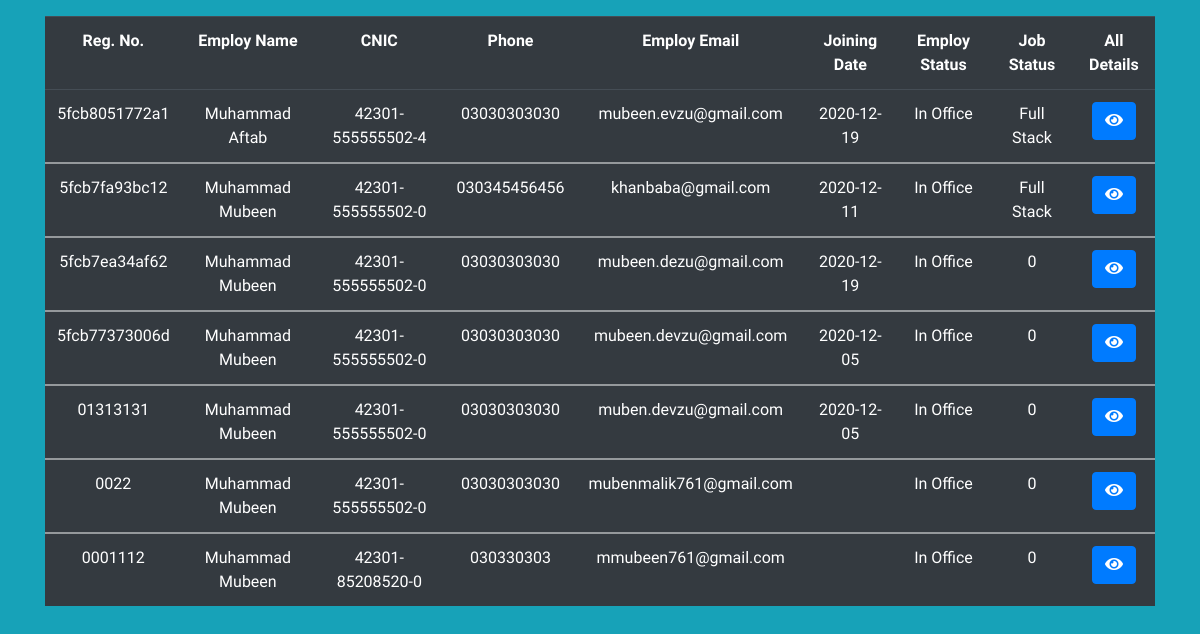
Screenshot of /allusers.php (signed in) with the database file from the repository.
### tables this page shows
CREATE TABLE `users` (
  `id` int(11) NOT NULL,
  `name` varchar(100) NOT NULL,
  `email` varchar(255) NOT NULL,
  `phone` varchar(20) NOT NULL,
  `gender` varchar(20) NOT NULL,
  `role` text NOT NULL,
  `type` int(11) NOT NULL,
  `reg_num` text NOT NULL,
  `father_name` text NOT NULL,
  `cnic` text NOT NULL,
  `address` text NOT NULL,
  `joining_date` text NOT NULL,
  `leaving_date` text NOT NULL,
  `job_status` text NOT NULL,
  `password` text NOT NULL
);

### allusers.php (the view, shortened to what this page needs)
<!DOCTYPE html>
<html lang="en">
<head>
    <link rel="stylesheet" href="https://cdnjs.cloudflare.com/ajax/libs/twitter-bootstrap/4.5.2/css/bootstrap.min.css" />
    <link rel="stylesheet" href="https://cdnjs.cloudflare.com/ajax/libs/font-awesome/5.14.0/css/all.min.css" />
    <link rel="stylesheet" href="css/style.css" />
    <link rel="stylesheet" href="https://cdnjs.cloudflare.com/ajax/libs/select2/4.0.13/css/select2.min.css">
</head>
<body class="bg-info">
    <?php
    $conn = mysqli_connect("localhost", "root", "", "db_user_system");
    $sql_selec = 'SELECT * FROM  users ORDER BY id DESC';
    $sql_ru = mysqli_query($conn, $sql_selec);
    if (mysqli_num_rows($sql_ru) > 0) {
        echo '
    <div class="container mt-2">
    <div class="row">
    <div class="col-md-12 text-center">
    <table class="table table-dark mt-2">
    <tbody>
    <tr>
    <th scope="col">Reg. No.</th>
    <th scope="col">Employ Name</th>
    <th scope="col">CNIC</th>
    <th scope="col">Phone</th>
    <th scope="col">Employ Email</th>
    <th scope="col">Joining Date</th>
    <th scope="col">Employ Status</th>
    <th scope="col">Job Status</th>
    <th scope="col">All Details</th>
    </tr>
    ';
        while ($row = mysqli_fetch_assoc($sql_ru)) {
            if ($row["name"] != "admin") {
                echo '
            <tr>
            <td scope="row">' . $row["reg_num"] . ' </td>
            <td>' . $row["name"] . '</td>
            <td>' . $row["cnic"] . '</td>
            <td>' . $row["phone"] . '</td>
            <td>' . $row["email"] . '</td>
            <td>' . $row["joining_date"] . '</td>
            <td>In Office</td>
            <td>' . $row["job_status"] . '</td>
            <td><button type="button" class="btn btn-primary view-btn" data-toggle="modal" data-id=' . $row["id"] . ' data-target=".bd-example-modal-lg" id="' . $row["id"] . '"><i class="fas fa-eye"></i></button></td>
            </tr>
            </tbody>
            </div>
            </div>
            </div>
            ';
            }
        }
    } else {
        echo "0 results";
    }
    ?>
</body>
</html>

### css/style.css (style rules this page uses)
* { margin: 0; padding: 0; box-sizing: border-box; font-family: "Maven Pro", sans-serif; }

### rows the page displays
users: reg_num "5fcb8051772a1", name "Muhammad Aftab", cnic "42301-555555502-4", phone "03030303030", email "mubeen.evzu@gmail.com", joining_date "2020-12-19", job_status "Full Stack"
users: reg_num "5fcb7fa93bc12", name "Muhammad Mubeen", cnic "42301-555555502-0", phone "030345456456", email "khanbaba@gmail.com", joining_date "2020-12-11", job_status "Full Stack"
users: reg_num "5fcb7ea34af62", name "Muhammad Mubeen", cnic "42301-555555502-0", phone "03030303030", email "mubeen.dezu@gmail.com", joining_date "2020-12-19", job_status "0"
users: reg_num "5fcb77373006d", name "Muhammad Mubeen", cnic "42301-555555502-0", phone "03030303030", email "mubeen.devzu@gmail.com", joining_date "2020-12-05", job_status "0"
users: reg_num "01313131", name "Muhammad Mubeen", cnic "42301-555555502-0", phone "03030303030", email "muben.devzu@gmail.com", joining_date "2020-12-05", job_status "0"
users: reg_num "0022", name "Muhammad Mubeen", cnic "42301-555555502-0", phone "03030303030", email "mubenmalik761@gmail.com", job_status "0"
users: reg_num "0001112", name "Muhammad Mubeen", cnic "42301-85208520-0", phone "030330303", email "mmubeen761@gmail.com", job_status "0"
